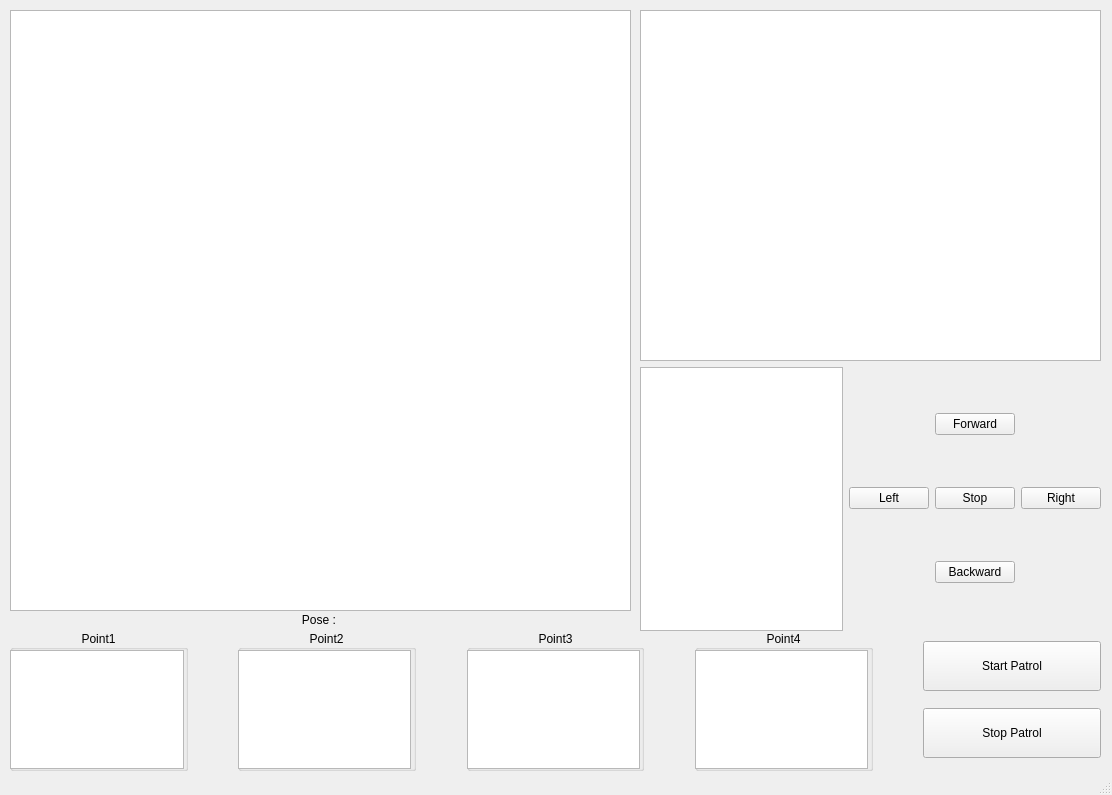
<?xml version="1.0" encoding="UTF-8"?>
<ui version="4.0">
 <class>MainWindow</class>
 <widget class="QMainWindow" name="MainWindow">
  <property name="geometry">
   <rect>
    <x>0</x>
    <y>0</y>
    <width>1112</width>
    <height>795</height>
   </rect>
  </property>
  <property name="windowTitle">
   <string>MainWindow</string>
  </property>
  <widget class="QWidget" name="centralwidget">
   <widget class="QWidget" name="verticalLayoutWidget">
    <property name="geometry">
     <rect>
      <x>640</x>
      <y>10</y>
      <width>461</width>
      <height>621</height>
     </rect>
    </property>
    <layout class="QVBoxLayout" name="verticalLayout" stretch="4,3">
     <item>
      <widget class="QGraphicsView" name="camera_feed"/>
     </item>
     <item>
      <layout class="QHBoxLayout" name="horizontalLayout">
       <item>
        <widget class="QTextBrowser" name="debug_text"/>
       </item>
       <item>
        <layout class="QGridLayout" name="gridLayout">
         <item row="1" column="1">
          <widget class="QPushButton" name="stop">
           <property name="text">
            <string>Stop</string>
           </property>
          </widget>
         </item>
         <item row="1" column="2">
          <widget class="QPushButton" name="right">
           <property name="text">
            <string>Right</string>
           </property>
          </widget>
         </item>
         <item row="1" column="0">
          <widget class="QPushButton" name="left">
           <property name="text">
            <string>Left</string>
           </property>
          </widget>
         </item>
         <item row="0" column="1">
          <widget class="QPushButton" name="forward">
           <property name="text">
            <string>Forward</string>
           </property>
          </widget>
         </item>
         <item row="2" column="1">
          <widget class="QPushButton" name="backward">
           <property name="text">
            <string>Backward</string>
           </property>
          </widget>
         </item>
        </layout>
       </item>
      </layout>
     </item>
    </layout>
   </widget>
   <widget class="QGraphicsView" name="graphicsView">
    <property name="geometry">
     <rect>
      <x>10</x>
      <y>10</y>
      <width>621</width>
      <height>601</height>
     </rect>
    </property>
   </widget>
   <widget class="QWidget" name="horizontalLayoutWidget">
    <property name="geometry">
     <rect>
      <x>10</x>
      <y>630</y>
      <width>1091</width>
      <height>141</height>
     </rect>
    </property>
    <layout class="QHBoxLayout" name="horizontalLayout_2" stretch="4,1,4,1,4,1,4,1,4">
     <item>
      <widget class="QGroupBox" name="groupBox">
       <property name="title">
        <string>Point1</string>
       </property>
       <property name="alignment">
        <set>Qt::AlignCenter</set>
       </property>
       <widget class="QTextEdit" name="patrol_point_1">
        <property name="geometry">
         <rect>
          <x>0</x>
          <y>20</y>
          <width>174</width>
          <height>119</height>
         </rect>
        </property>
       </widget>
      </widget>
     </item>
     <item>
      <spacer name="horizontalSpacer_2">
       <property name="orientation">
        <enum>Qt::Horizontal</enum>
       </property>
       <property name="sizeHint" stdset="0">
        <size>
         <width>40</width>
         <height>20</height>
        </size>
       </property>
      </spacer>
     </item>
     <item>
      <widget class="QGroupBox" name="groupBox_2">
       <property name="title">
        <string>Point2</string>
       </property>
       <property name="alignment">
        <set>Qt::AlignCenter</set>
       </property>
       <widget class="QTextEdit" name="patrol_point_2">
        <property name="geometry">
         <rect>
          <x>0</x>
          <y>20</y>
          <width>173</width>
          <height>119</height>
         </rect>
        </property>
       </widget>
      </widget>
     </item>
     <item>
      <spacer name="horizontalSpacer_4">
       <property name="orientation">
        <enum>Qt::Horizontal</enum>
       </property>
       <property name="sizeHint" stdset="0">
        <size>
         <width>40</width>
         <height>20</height>
        </size>
       </property>
      </spacer>
     </item>
     <item>
      <widget class="QGroupBox" name="groupBox_3">
       <property name="title">
        <string>Point3</string>
       </property>
       <property name="alignment">
        <set>Qt::AlignCenter</set>
       </property>
       <widget class="QTextEdit" name="patrol_point_3">
        <property name="geometry">
         <rect>
          <x>0</x>
          <y>20</y>
          <width>173</width>
          <height>119</height>
         </rect>
        </property>
       </widget>
      </widget>
     </item>
     <item>
      <spacer name="horizontalSpacer_3">
       <property name="orientation">
        <enum>Qt::Horizontal</enum>
       </property>
       <property name="sizeHint" stdset="0">
        <size>
         <width>40</width>
         <height>20</height>
        </size>
       </property>
      </spacer>
     </item>
     <item>
      <widget class="QGroupBox" name="groupBox_4">
       <property name="title">
        <string>Point4</string>
       </property>
       <property name="alignment">
        <set>Qt::AlignCenter</set>
       </property>
       <widget class="QTextEdit" name="patrol_point_4">
        <property name="geometry">
         <rect>
          <x>0</x>
          <y>20</y>
          <width>173</width>
          <height>119</height>
         </rect>
        </property>
       </widget>
      </widget>
     </item>
     <item>
      <spacer name="horizontalSpacer">
       <property name="orientation">
        <enum>Qt::Horizontal</enum>
       </property>
       <property name="sizeHint" stdset="0">
        <size>
         <width>40</width>
         <height>20</height>
        </size>
       </property>
      </spacer>
     </item>
     <item>
      <layout class="QVBoxLayout" name="verticalLayout_3">
       <item>
        <widget class="QPushButton" name="start_patrol_button">
         <property name="minimumSize">
          <size>
           <width>0</width>
           <height>50</height>
          </size>
         </property>
         <property name="sizeIncrement">
          <size>
           <width>0</width>
           <height>0</height>
          </size>
         </property>
         <property name="text">
          <string>Start Patrol</string>
         </property>
        </widget>
       </item>
       <item>
        <widget class="QPushButton" name="stop_patrol_button">
         <property name="minimumSize">
          <size>
           <width>0</width>
           <height>50</height>
          </size>
         </property>
         <property name="sizeIncrement">
          <size>
           <width>0</width>
           <height>0</height>
          </size>
         </property>
         <property name="text">
          <string>Stop Patrol</string>
         </property>
        </widget>
       </item>
      </layout>
     </item>
    </layout>
   </widget>
   <widget class="QLabel" name="current_pose_label">
    <property name="geometry">
     <rect>
      <x>10</x>
      <y>610</y>
      <width>621</width>
      <height>20</height>
     </rect>
    </property>
    <property name="text">
     <string>Pose : </string>
    </property>
    <property name="alignment">
     <set>Qt::AlignCenter</set>
    </property>
   </widget>
  </widget>
  <widget class="QStatusBar" name="statusbar"/>
 </widget>
 <resources/>
 <connections/>
</ui>
